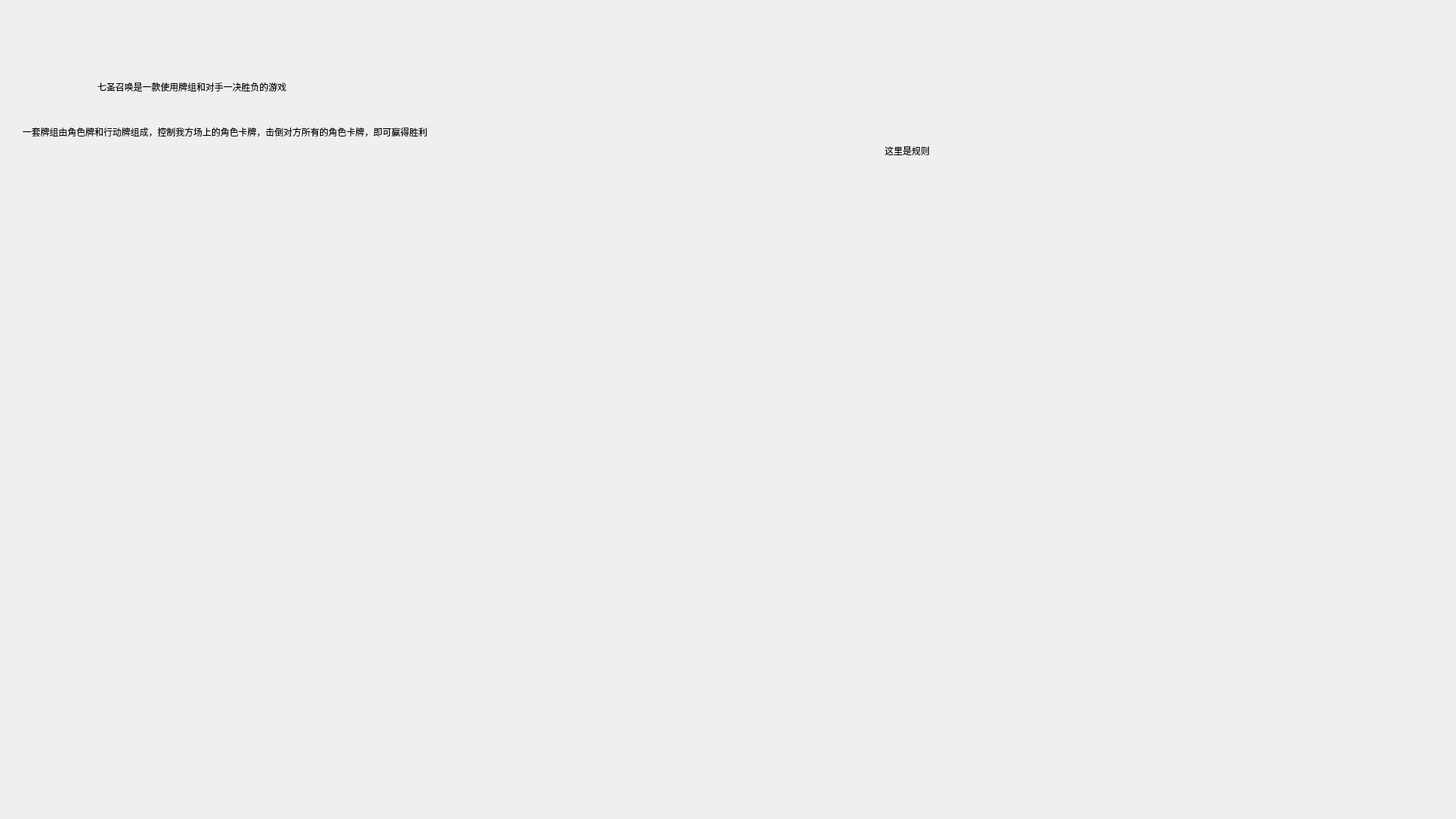
<?xml version="1.0" encoding="UTF-8"?>
<ui version="4.0">
 <class>learn_rules</class>
 <widget class="QWidget" name="learn_rules">
  <property name="geometry">
   <rect>
    <x>0</x>
    <y>0</y>
    <width>1942</width>
    <height>1092</height>
   </rect>
  </property>
  <property name="minimumSize">
   <size>
    <width>1942</width>
    <height>1092</height>
   </size>
  </property>
  <property name="maximumSize">
   <size>
    <width>1942</width>
    <height>1092</height>
   </size>
  </property>
  <property name="windowTitle">
   <string>Form</string>
  </property>
  <widget class="QLabel" name="label">
   <property name="geometry">
    <rect>
     <x>1180</x>
     <y>70</y>
     <width>661</width>
     <height>261</height>
    </rect>
   </property>
   <property name="text">
    <string>这里是规则</string>
   </property>
  </widget>
  <widget class="QLabel" name="label_2">
   <property name="geometry">
    <rect>
     <x>130</x>
     <y>90</y>
     <width>281</width>
     <height>51</height>
    </rect>
   </property>
   <property name="text">
    <string>七圣召唤是一款使用牌组和对手一决胜负的游戏</string>
   </property>
  </widget>
  <widget class="QLabel" name="label_3">
   <property name="geometry">
    <rect>
     <x>30</x>
     <y>140</y>
     <width>561</width>
     <height>71</height>
    </rect>
   </property>
   <property name="text">
    <string>一套牌组由角色牌和行动牌组成，控制我方场上的角色卡牌，击倒对方所有的角色卡牌，即可赢得胜利</string>
   </property>
  </widget>
 </widget>
 <resources/>
 <connections/>
</ui>
